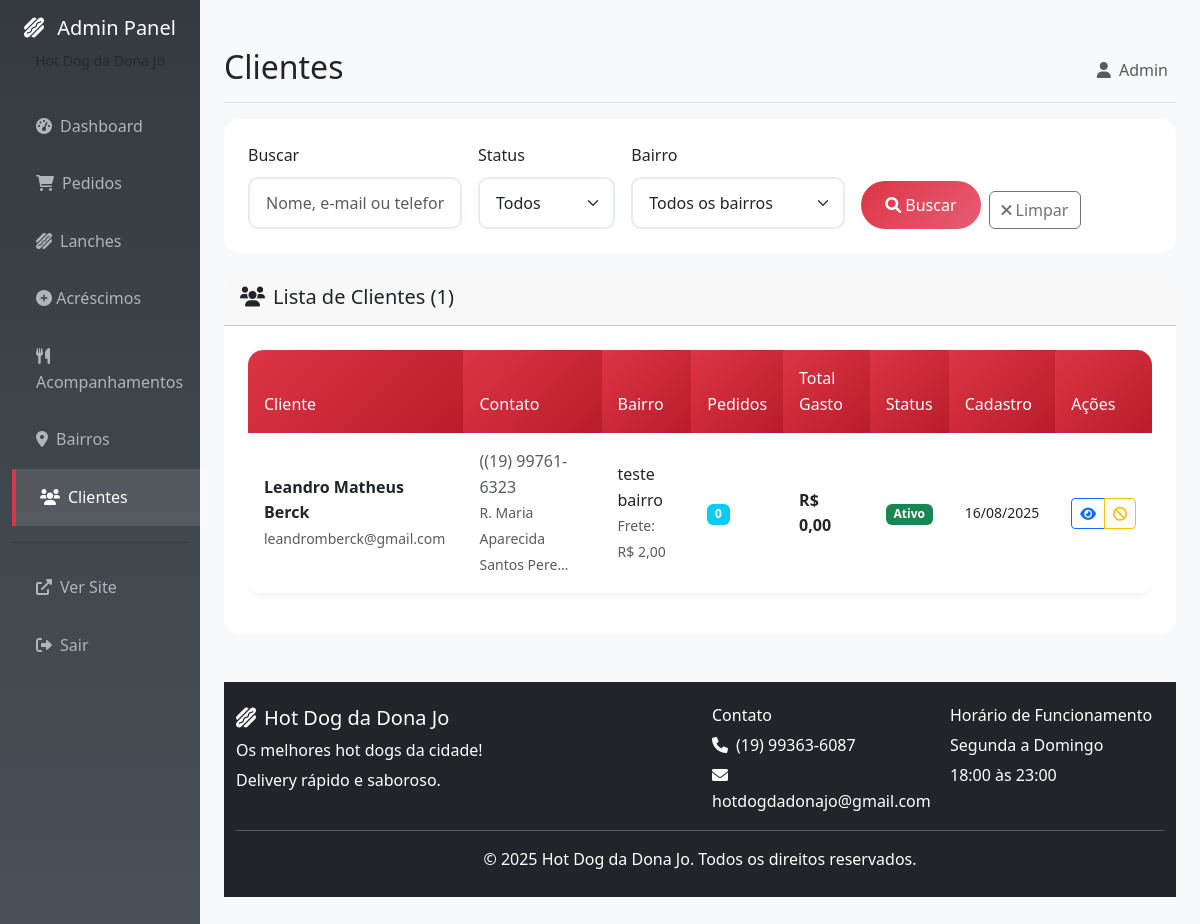
/admin/clientes.php (signed in), run on the app's committed database.
### tables this page shows
CREATE TABLE `clientes` (
  `id` int(11) NOT NULL,
  `nome` varchar(100) NOT NULL,
  `email` varchar(100) NOT NULL,
  `telefone` varchar(20) NOT NULL,
  `endereco` text NOT NULL,
  `bairro_id` int(11) NOT NULL,
  `senha` varchar(255) NOT NULL,
  `ativo` tinyint(1) DEFAULT 1,
  `created_at` datetime DEFAULT current_timestamp()
);

CREATE TABLE `bairros` (
  `id` int(11) NOT NULL,
  `nome` varchar(100) NOT NULL,
  `valor_frete` decimal(10,2) NOT NULL DEFAULT 0.00,
  `ativo` tinyint(1) DEFAULT 1,
  `created_at` datetime DEFAULT current_timestamp()
);

### includes/functions.php (called while the page is built, shortened)
<?php
function formatPrice($price) {
    return 'R$ ' . number_format($price, 2, ',', '.');
}
?>

### admin/clientes.php (the view, shortened to what this page needs)
<?php
$page_title = 'Clientes';
include 'includes/auth.php';
$search = $_GET['search'] ?? '';
$where_conditions = ['1=1'];
$params = [];
$where_clause = 'WHERE ' . implode(' AND ', $where_conditions);
$stmt = $pdo->prepare("
    SELECT c.*, b.nome as bairro_nome, b.valor_frete,
           COUNT(p.id) as total_pedidos,
           COALESCE(SUM(CASE WHEN p.status = 'entregue' THEN p.total_geral ELSE 0 END), 0) as total_gasto
    FROM clientes c
    JOIN bairros b ON c.bairro_id = b.id
    LEFT JOIN pedidos p ON c.id = p.cliente_id
    $where_clause
    GROUP BY c.id, c.nome, c.email, c.telefone, c.endereco, c.bairro_id, c.senha, c.ativo, c.created_at, b.nome, b.valor_frete
    ORDER BY c.created_at DESC
");
$stmt->execute($params);
$clientes = $stmt->fetchAll();
?>
<div class="card mb-4">
    <div class="card-body">
        <form method="GET" class="row g-3">
            <div class="col-md-3">
                <label for="search" class="form-label">Buscar</label>
                <input type="text" class="form-control" id="search" name="search"
                       value="<?= htmlspecialchars($search) ?>" placeholder="Nome, e-mail ou telefone">
            </div>
            <div class="col-md-2">
                <label for="status" class="form-label">Status</label>
                <select class="form-select" id="status" name="status">
                    <option value="">Todos</option>
                </select>
            </div>
            <div class="col-md-3">
                <label for="bairro" class="form-label">Bairro</label>
                <select class="form-select" id="bairro" name="bairro">
                    <option value="">Todos os bairros</option>
                </select>
            </div>
            <div class="col-md-4 d-flex align-items-end">
                <button type="submit" class="btn btn-primary me-2">
                    <i class="fas fa-search me-1"></i>Buscar
                </button>
                <a href="clientes.php" class="btn btn-outline-secondary">
                    <i class="fas fa-times me-1"></i>Limpar
                </a>
            </div>
        </form>
    </div>
</div>
<div class="card">
    <div class="card-header">
        <h5><i class="fas fa-users me-2"></i>Lista de Clientes (<?= count($clientes) ?>)</h5>
    </div>
    <div class="card-body">
        <?php if (empty($clientes)): ?>
        <p class="text-muted text-center">Nenhum cliente encontrado</p>
        <?php else: ?>
        <div class="table-responsive">
            <table class="table">
                <thead>
                    <tr>
                        <th>Cliente</th>
                        <th>Contato</th>
                        <th>Bairro</th>
                        <th>Pedidos</th>
                        <th>Total Gasto</th>
                        <th>Status</th>
                        <th>Cadastro</th>
                        <th>Ações</th>
                    </tr>
                </thead>
                <tbody>
                    <?php foreach ($clientes as $cliente): ?>
                    <tr>
                        <td>
                            <strong><?= htmlspecialchars($cliente['nome']) ?></strong><br>
                            <small class="text-muted"><?= htmlspecialchars($cliente['email']) ?></small>
                        </td>
                        <td>
                            <span class="text-muted"><?= htmlspecialchars($cliente['telefone']) ?></span><br>
                            <small class="text-muted" title="<?= htmlspecialchars($cliente['endereco']) ?>">
                                <?= htmlspecialchars(substr($cliente['endereco'], 0, 30)) ?>...
                            </small>
                        </td>
                        <td>
                            <?= htmlspecialchars($cliente['bairro_nome']) ?><br>
                            <small class="text-muted">Frete: <?= formatPrice($cliente['valor_frete']) ?></small>
                        </td>
                        <td>
                            <span class="badge bg-info"><?= $cliente['total_pedidos'] ?></span>
                        </td>
                        <td>
                            <strong><?= formatPrice($cliente['total_gasto']) ?></strong>
                        </td>
                        <td>
                            <span class="badge <?= $cliente['ativo'] ? 'bg-success' : 'bg-secondary' ?>">
                                <?= $cliente['ativo'] ? 'Ativo' : 'Inativo' ?>
                            </span>
                        </td>
                        <td>
                            <small><?= date('d/m/Y', strtotime($cliente['created_at'])) ?></small>
                        </td>
                        <td>
                            <div class="btn-group" role="group">
                                <button type="button" class="btn btn-sm btn-outline-primary"
                                        onclick="showClientDetails(<?= $cliente['id'] ?>)">
                                    <i class="fas fa-eye"></i>
                                </button>
                                <button type="button" class="btn btn-sm btn-outline-<?= $cliente['ativo'] ? 'warning' : 'success' ?>"
                                        onclick="toggleClientStatus(<?= $cliente['id'] ?>)">
                                    <i class="fas fa-<?= $cliente['ativo'] ? 'ban' : 'check' ?>"></i>
                                </button>
                            </div>
                        </td>
                    </tr>
                    <?php endforeach; ?>
                </tbody>
            </table>
        </div>
        <?php endif; ?>
    </div>
</div>
<?php include '../includes/footer.php'; ?>

### admin/includes/auth.php (shortened to what this page needs)
<?php
include '../includes/functions.php';
?>
<!DOCTYPE html>
<html lang="pt-BR">
<head>
    <link href="https://cdn.jsdelivr.net/npm/bootstrap@5.3.0/dist/css/bootstrap.min.css" rel="stylesheet">
    <link href="https://cdnjs.cloudflare.com/ajax/libs/font-awesome/6.0.0/css/all.min.css" rel="stylesheet">
    <link href="/assets/css/style.css" rel="stylesheet">
</head>
<body>
    <div class="container-fluid">
        <div class="row">
            <nav class="col-md-3 col-lg-2 d-md-block admin-sidebar">
                <div class="position-sticky pt-3">
                    <div class="text-center mb-4">
                        <h5 class="text-white">
                            <i class="fas fa-hotdog me-2"></i>
                            Admin Panel
                        </h5>
                        <small class="text-muted">Hot Dog da Dona Jo</small>
                    </div>
                    <ul class="nav flex-column">
                        <li class="nav-item">
                            <a class="nav-link <?= basename($_SERVER['PHP_SELF']) == 'index.php' ? 'active' : '' ?>" href="/admin/">
                                <i class="fas fa-tachometer-alt me-2"></i>Dashboard
                            </a>
                        </li>
                        <li class="nav-item">
                            <a class="nav-link <?= basename($_SERVER['PHP_SELF']) == 'pedidos.php' ? 'active' : '' ?>" href="/admin/pedidos.php">
                                <i class="fas fa-shopping-cart me-2"></i>Pedidos
                            </a>
                        </li>
                        <li class="nav-item">
                            <a class="nav-link <?= basename($_SERVER['PHP_SELF']) == 'lanches.php' ? 'active' : '' ?>" href="/admin/lanches.php">
                                <i class="fas fa-hotdog me-2"></i>Lanches
                            </a>
                        </li>
                        <li class="nav-item">
                            <a class="nav-link" href="acrescimos.php">
                                <i class="fas fa-plus-circle"></i> Acréscimos
                            </a>
                        </li>
                        <li class="nav-item">
                            <a class="nav-link <?= basename($_SERVER['PHP_SELF']) == 'acompanhamentos.php' ? 'active' : '' ?>" href="/admin/acompanhamentos.php">
                                <i class="fas fa-utensils me-2"></i>Acompanhamentos
                            </a>
                        </li>
                        <li class="nav-item">
                            <a class="nav-link <?= basename($_SERVER['PHP_SELF']) == 'bairros.php' ? 'active' : '' ?>" href="/admin/bairros.php">
                                <i class="fas fa-map-marker-alt me-2"></i>Bairros
                            </a>
                        </li>
                        <li class="nav-item">
                            <a class="nav-link <?= basename($_SERVER['PHP_SELF']) == 'clientes.php' ? 'active' : '' ?>" href="/admin/clientes.php">
                                <i class="fas fa-users me-2"></i>Clientes
                            </a>
                        </li>
                    </ul>
                    <hr class="my-3">
                    <ul class="nav flex-column">
                        <li class="nav-item">
                            <a class="nav-link" href="/" target="_blank">
                                <i class="fas fa-external-link-alt me-2"></i>Ver Site
                            </a>
                        </li>
                        <li class="nav-item">
                            <a class="nav-link" href="/admin/logout.php">
                                <i class="fas fa-sign-out-alt me-2"></i>Sair
                            </a>
                        </li>
                    </ul>
                </div>
            </nav>
            <main class="col-md-9 ms-sm-auto col-lg-10 px-md-4 admin-content">
                <div class="d-flex justify-content-between flex-wrap flex-md-nowrap align-items-center pt-3 pb-2 mb-3 border-bottom">
                    <h1 class="h2"><?= $page_title ?? 'Dashboard' ?></h1>
                    <div class="btn-toolbar mb-2 mb-md-0">
                        <div class="btn-group me-2">
                            <span class="text-muted">
                                <i class="fas fa-user me-1"></i>
                                <?= htmlspecialchars($_SESSION['admin_nome']) ?>
                            </span>
                        </div>
                    </div>
                </div>

### includes/footer.php (shortened to what this page needs)
    <footer class="bg-dark text-white mt-5 py-4">
        <div class="container">
            <div class="row">
                <div class="col-md-6">
                    <h5><i class="fas fa-hotdog me-2"></i>Hot Dog da Dona Jo</h5>
                    <p class="mb-1">Os melhores hot dogs da cidade!</p>
                    <p class="mb-0">Delivery rápido e saboroso.</p>
                </div>
                <div class="col-md-3">
                    <h6>Contato</h6>
                    <p class="mb-1"><i class="fas fa-phone me-2"></i>(19) 99363-6087</p>
                    <p class="mb-0"><i class="fas fa-envelope me-2"></i>hotdogdadonajo@gmail.com</p>
                </div>
                <div class="col-md-3">
                    <h6>Horário de Funcionamento</h6>
                    <p class="mb-1">Segunda a Domingo</p>
                    <p class="mb-0">18:00 às 23:00</p>
                </div>
            </div>
            <hr class="my-3">
            <div class="text-center">
                <p class="mb-0">&copy; 2025 Hot Dog da Dona Jo. Todos os direitos reservados.</p>
            </div>
        </div>
    </footer>
</body>
</html>

### assets/css/style.css (style rules this page uses)
:root { --primary-color: #dc3545; --secondary-color: #ffc107; --success-color: #28a745; --info-color: #17a2b8; --warning-color: #fd7e14; --danger-color: #dc3545; --dark-color: #343a40; --light-color: #f8f9fa; --font-family: 'Segoe UI', Tahoma, Geneva, Verdana, sans-serif; }
body { font-family: var(--font-family); background-color: #f5f5f5; line-height: 1.6; }
.card { border: none; border-radius: 15px; transition: all 0.3s ease; overflow: hidden; }
.card-body { padding: 1.5rem; }
.btn-primary { background: linear-gradient(135deg, var(--primary-color), #e85d75); border: none; border-radius: 25px; padding: 0.75rem 1.5rem; font-weight: 500; transition: all 0.3s ease; }
.form-control { border-radius: 10px; border: 2px solid #e9ecef; padding: 0.75rem 1rem; transition: all 0.3s ease; }
.form-select { border-radius: 10px; border: 2px solid #e9ecef; padding: 0.75rem 1rem; }
.table { background: white; border-radius: 15px; overflow: hidden; box-shadow: 0 2px 10px rgba(0,0,0,0.05); }
.table thead th { background: linear-gradient(135deg, var(--primary-color), #b91d29); color: white; border: none; padding: 1rem; font-weight: 500; }
.table tbody td { padding: 1rem; vertical-align: middle; border-bottom: 1px solid #f8f9fa; }
.admin-sidebar { background: linear-gradient(180deg, var(--dark-color), #495057); min-height: 100vh; box-shadow: 2px 0 10px rgba(0,0,0,0.1); }
.admin-sidebar .nav-link { color: #adb5bd; padding: 1rem 1.5rem; border-radius: 0; transition: all 0.3s ease; }
.admin-sidebar .nav-link:hover, .admin-sidebar .nav-link.active { color: white; background: rgba(255,255,255,0.1); border-left: 4px solid var(--primary-color); }
.admin-content { background: #f8f9fa; min-height: 100vh; padding: 2rem; }

### data on the page
clientes: nome "Leandro Matheus Berck", email "leandromberck@gmail.com", telefone "((19) 99761-6323", endereco "R. Maria Aparecida Santos Pere", bairro.nome "teste bairro", bairro.valor_frete "R$ 2,00", total_pedidos "0", total_gasto "R$ 0,00", ativo "Ativo", created_at "16/08/2025"

### other printed values
$page_title "Clientes"
$_SESSION['admin_nome'] "Admin"
count($clientes) "1"
